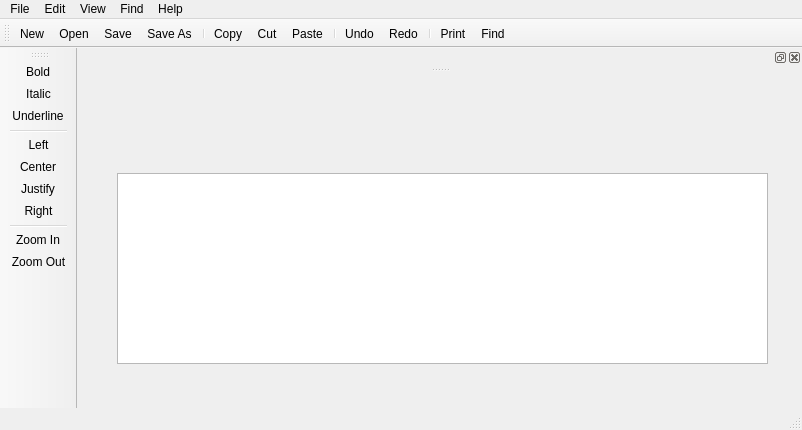
<?xml version="1.0" encoding="UTF-8"?>
<ui version="4.0">
 <class>LPad</class>
 <widget class="QMainWindow" name="LPad">
  <property name="geometry">
   <rect>
    <x>0</x>
    <y>0</y>
    <width>802</width>
    <height>430</height>
   </rect>
  </property>
  <property name="windowTitle">
   <string>LPad</string>
  </property>
  <property name="windowIcon">
   <iconset>
    <normalon>:/Icons/Images/L.ico</normalon>
   </iconset>
  </property>
  <property name="autoFillBackground">
   <bool>false</bool>
  </property>
  <widget class="QWidget" name="centralWidget">
   <widget class="QTextEdit" name="textEdit">
    <property name="geometry">
     <rect>
      <x>40</x>
      <y>100</y>
      <width>651</width>
      <height>191</height>
     </rect>
    </property>
   </widget>
  </widget>
  <widget class="QToolBar" name="mainToolBar">
   <attribute name="toolBarArea">
    <enum>TopToolBarArea</enum>
   </attribute>
   <attribute name="toolBarBreak">
    <bool>false</bool>
   </attribute>
   <addaction name="actionNew"/>
   <addaction name="actionOpen"/>
   <addaction name="actionSave"/>
   <addaction name="actionSave_As"/>
   <addaction name="separator"/>
   <addaction name="actionCopy"/>
   <addaction name="actionCut"/>
   <addaction name="actionPaste"/>
   <addaction name="separator"/>
   <addaction name="actionUndo"/>
   <addaction name="actionRedo"/>
   <addaction name="separator"/>
   <addaction name="actionPrint"/>
   <addaction name="actionFind"/>
  </widget>
  <widget class="QStatusBar" name="statusBar"/>
  <widget class="QMenuBar" name="menuBar">
   <property name="geometry">
    <rect>
     <x>0</x>
     <y>0</y>
     <width>802</width>
     <height>21</height>
    </rect>
   </property>
   <widget class="QMenu" name="menuFile">
    <property name="title">
     <string>File</string>
    </property>
    <addaction name="actionNew"/>
    <addaction name="actionOpen"/>
    <addaction name="separator"/>
    <addaction name="actionSave"/>
    <addaction name="actionSave_As"/>
    <addaction name="actionPrint"/>
    <addaction name="separator"/>
    <addaction name="actionClose"/>
    <addaction name="actionExit"/>
   </widget>
   <widget class="QMenu" name="menuEdit">
    <property name="title">
     <string>Edit</string>
    </property>
    <widget class="QMenu" name="menuFont">
     <property name="title">
      <string>Font</string>
     </property>
     <addaction name="actionColor"/>
     <addaction name="actionFont_2"/>
     <addaction name="actionBackground_Color"/>
    </widget>
    <addaction name="actionCopy"/>
    <addaction name="actionCut"/>
    <addaction name="actionPaste"/>
    <addaction name="separator"/>
    <addaction name="actionUndo"/>
    <addaction name="actionRedo"/>
    <addaction name="separator"/>
    <addaction name="menuFont"/>
   </widget>
   <widget class="QMenu" name="menuHelp">
    <property name="title">
     <string>Help</string>
    </property>
    <addaction name="actionAbout"/>
   </widget>
   <widget class="QMenu" name="menuView">
    <property name="title">
     <string>View</string>
    </property>
    <addaction name="actionZoom_In"/>
    <addaction name="actionZoom_Out"/>
   </widget>
   <widget class="QMenu" name="menuFind">
    <property name="title">
     <string>Find</string>
    </property>
    <addaction name="actionFind"/>
   </widget>
   <addaction name="menuFile"/>
   <addaction name="menuEdit"/>
   <addaction name="menuView"/>
   <addaction name="menuFind"/>
   <addaction name="menuHelp"/>
  </widget>
  <widget class="QDockWidget" name="FinddockWidget">
   <property name="cursor">
    <cursorShape>PointingHandCursor</cursorShape>
   </property>
   <property name="focusPolicy">
    <enum>Qt::TabFocus</enum>
   </property>
   <attribute name="dockWidgetArea">
    <number>4</number>
   </attribute>
   <widget class="QWidget" name="dockWidgetContents_2">
    <widget class="QWidget" name="layoutWidget">
     <property name="geometry">
      <rect>
       <x>210</x>
       <y>0</y>
       <width>279</width>
       <height>25</height>
      </rect>
     </property>
     <layout class="QHBoxLayout" name="horizontalLayout_2">
      <item>
       <widget class="QLabel" name="label">
        <property name="text">
         <string>Find Word</string>
        </property>
       </widget>
      </item>
      <item>
       <layout class="QHBoxLayout" name="horizontalLayout"/>
      </item>
      <item>
       <widget class="QLineEdit" name="findlineEdit"/>
      </item>
      <item>
       <widget class="QPushButton" name="findButton">
        <property name="text">
         <string>Find</string>
        </property>
       </widget>
      </item>
     </layout>
    </widget>
   </widget>
  </widget>
  <widget class="QToolBar" name="toolBar">
   <property name="windowTitle">
    <string>toolBar</string>
   </property>
   <attribute name="toolBarArea">
    <enum>LeftToolBarArea</enum>
   </attribute>
   <attribute name="toolBarBreak">
    <bool>false</bool>
   </attribute>
   <addaction name="actionBold"/>
   <addaction name="actionItalic"/>
   <addaction name="actionUnderline"/>
   <addaction name="separator"/>
   <addaction name="actionLeft_Align"/>
   <addaction name="actionCenter"/>
   <addaction name="actionJestify"/>
   <addaction name="actionRight_Align"/>
   <addaction name="separator"/>
   <addaction name="actionZoom_In"/>
   <addaction name="actionZoom_Out"/>
  </widget>
  <action name="actionOpen">
   <property name="icon">
    <iconset resource="resource.qrc">
     <normaloff>:/Icons/Images/Open_24x24.png</normaloff>:/Icons/Images/Open_24x24.png</iconset>
   </property>
   <property name="text">
    <string>Open</string>
   </property>
   <property name="toolTip">
    <string>Open File</string>
   </property>
   <property name="shortcut">
    <string>Ctrl+O</string>
   </property>
  </action>
  <action name="actionNew">
   <property name="icon">
    <iconset resource="resource.qrc">
     <normaloff>:/Icons/Images/New_24x24.png</normaloff>:/Icons/Images/New_24x24.png</iconset>
   </property>
   <property name="text">
    <string>New</string>
   </property>
   <property name="toolTip">
    <string>New File</string>
   </property>
   <property name="shortcut">
    <string>Ctrl+N</string>
   </property>
  </action>
  <action name="actionSave">
   <property name="icon">
    <iconset resource="resource.qrc">
     <normaloff>:/Icons/Images/Save_24x24.png</normaloff>:/Icons/Images/Save_24x24.png</iconset>
   </property>
   <property name="text">
    <string>Save</string>
   </property>
   <property name="toolTip">
    <string>Save File</string>
   </property>
   <property name="shortcut">
    <string>Ctrl+S</string>
   </property>
  </action>
  <action name="actionExit">
   <property name="icon">
    <iconset resource="resource.qrc">
     <normaloff>:/Icons/Images/Exit_24x24.png</normaloff>:/Icons/Images/Exit_24x24.png</iconset>
   </property>
   <property name="text">
    <string>Exit</string>
   </property>
  </action>
  <action name="actionCopy">
   <property name="icon">
    <iconset resource="resource.qrc">
     <normaloff>:/Icons/Images/Copy_24x24.png</normaloff>:/Icons/Images/Copy_24x24.png</iconset>
   </property>
   <property name="text">
    <string>Copy</string>
   </property>
   <property name="shortcut">
    <string>Ctrl+C</string>
   </property>
  </action>
  <action name="actionCut">
   <property name="icon">
    <iconset resource="resource.qrc">
     <normaloff>:/Icons/Images/Cut_24x24.png</normaloff>:/Icons/Images/Cut_24x24.png</iconset>
   </property>
   <property name="text">
    <string>Cut</string>
   </property>
   <property name="shortcut">
    <string>Ctrl+X</string>
   </property>
  </action>
  <action name="actionPaste">
   <property name="icon">
    <iconset resource="resource.qrc">
     <normaloff>:/Icons/Images/Paste_24x24.png</normaloff>:/Icons/Images/Paste_24x24.png</iconset>
   </property>
   <property name="text">
    <string>Paste</string>
   </property>
   <property name="shortcut">
    <string>Ctrl+V</string>
   </property>
  </action>
  <action name="actionUndo">
   <property name="icon">
    <iconset resource="resource.qrc">
     <normaloff>:/Icons/Images/Undo_24x24.png</normaloff>:/Icons/Images/Undo_24x24.png</iconset>
   </property>
   <property name="text">
    <string>Undo</string>
   </property>
   <property name="shortcut">
    <string>Ctrl+Z</string>
   </property>
  </action>
  <action name="actionRedo">
   <property name="icon">
    <iconset resource="resource.qrc">
     <normaloff>:/Icons/Images/Redo_24x24.png</normaloff>:/Icons/Images/Redo_24x24.png</iconset>
   </property>
   <property name="text">
    <string>Redo</string>
   </property>
   <property name="shortcut">
    <string>Ctrl+Y</string>
   </property>
  </action>
  <action name="actionSave_As">
   <property name="icon">
    <iconset resource="resource.qrc">
     <normaloff>:/Icons/Images/saveas1.png</normaloff>:/Icons/Images/saveas1.png</iconset>
   </property>
   <property name="text">
    <string>Save As</string>
   </property>
   <property name="shortcut">
    <string>Ctrl+Shift+S</string>
   </property>
  </action>
  <action name="actionPrint">
   <property name="icon">
    <iconset resource="resource.qrc">
     <normaloff>:/Icons/Images/Print_24x24.png</normaloff>:/Icons/Images/Print_24x24.png</iconset>
   </property>
   <property name="text">
    <string>Print</string>
   </property>
   <property name="toolTip">
    <string>Print Document</string>
   </property>
   <property name="shortcut">
    <string>Ctrl+P</string>
   </property>
  </action>
  <action name="actionClose">
   <property name="text">
    <string>Close</string>
   </property>
   <property name="shortcut">
    <string>Ctrl+W</string>
   </property>
  </action>
  <action name="actionFind_Word">
   <property name="icon">
    <iconset resource="resource.qrc">
     <normaloff>:/Icons/Images/Find_24x24.png</normaloff>:/Icons/Images/Find_24x24.png</iconset>
   </property>
   <property name="text">
    <string>Find Word</string>
   </property>
   <property name="shortcut">
    <string>Ctrl+F</string>
   </property>
  </action>
  <action name="actionAbout">
   <property name="text">
    <string>About</string>
   </property>
   <property name="shortcut">
    <string>F1</string>
   </property>
  </action>
  <action name="actionZoom_In">
   <property name="icon">
    <iconset resource="resource.qrc">
     <normaloff>:/Icons/Images/Zoom In_24x24.png</normaloff>:/Icons/Images/Zoom In_24x24.png</iconset>
   </property>
   <property name="text">
    <string>Zoom In</string>
   </property>
   <property name="shortcut">
    <string>Ctrl++</string>
   </property>
  </action>
  <action name="actionZoom_Out">
   <property name="icon">
    <iconset resource="resource.qrc">
     <normaloff>:/Icons/Images/Zoom Out_24x24.png</normaloff>:/Icons/Images/Zoom Out_24x24.png</iconset>
   </property>
   <property name="text">
    <string>Zoom Out</string>
   </property>
   <property name="shortcut">
    <string>Ctrl+-</string>
   </property>
  </action>
  <action name="actionFind">
   <property name="icon">
    <iconset resource="resource.qrc">
     <normaloff>:/Icons/Images/Find_24x24.png</normaloff>:/Icons/Images/Find_24x24.png</iconset>
   </property>
   <property name="text">
    <string>Find</string>
   </property>
   <property name="shortcut">
    <string>Ctrl+F</string>
   </property>
  </action>
  <action name="actionLeft_Align">
   <property name="icon">
    <iconset resource="resource.qrc">
     <normaloff>:/Icons/Images/leftalign.png</normaloff>:/Icons/Images/leftalign.png</iconset>
   </property>
   <property name="text">
    <string>Left</string>
   </property>
   <property name="toolTip">
    <string>Left  Align</string>
   </property>
   <property name="shortcut">
    <string>Ctrl+L</string>
   </property>
  </action>
  <action name="actionRight_Align">
   <property name="icon">
    <iconset resource="resource.qrc">
     <normaloff>:/Icons/Images/rightalign.png</normaloff>:/Icons/Images/rightalign.png</iconset>
   </property>
   <property name="text">
    <string>Right</string>
   </property>
   <property name="toolTip">
    <string>Right Align</string>
   </property>
   <property name="shortcut">
    <string>Ctrl+R</string>
   </property>
  </action>
  <action name="actionCenter">
   <property name="icon">
    <iconset resource="resource.qrc">
     <normaloff>:/Icons/Images/centeralign.png</normaloff>:/Icons/Images/centeralign.png</iconset>
   </property>
   <property name="text">
    <string>Center</string>
   </property>
   <property name="toolTip">
    <string>Center Align</string>
   </property>
   <property name="shortcut">
    <string>Ctrl+E</string>
   </property>
  </action>
  <action name="actionJestify">
   <property name="icon">
    <iconset resource="resource.qrc">
     <normaloff>:/Icons/Images/justify.png</normaloff>:/Icons/Images/justify.png</iconset>
   </property>
   <property name="text">
    <string>Justify</string>
   </property>
   <property name="toolTip">
    <string>Text Jestify</string>
   </property>
   <property name="shortcut">
    <string>Ctrl+J</string>
   </property>
  </action>
  <action name="actionColor">
   <property name="text">
    <string>Font Color</string>
   </property>
  </action>
  <action name="actionFont_2">
   <property name="text">
    <string>Font Format</string>
   </property>
  </action>
  <action name="actionBold">
   <property name="icon">
    <iconset resource="resource.qrc">
     <normaloff>:/Icons/Images/Bold.png</normaloff>:/Icons/Images/Bold.png</iconset>
   </property>
   <property name="text">
    <string>Bold</string>
   </property>
   <property name="toolTip">
    <string>Text Bold</string>
   </property>
   <property name="shortcut">
    <string>Ctrl+B</string>
   </property>
  </action>
  <action name="actionUnderline">
   <property name="icon">
    <iconset resource="resource.qrc">
     <normaloff>:/Icons/Images/underline.png</normaloff>:/Icons/Images/underline.png</iconset>
   </property>
   <property name="text">
    <string>Underline</string>
   </property>
   <property name="toolTip">
    <string>font underline</string>
   </property>
   <property name="shortcut">
    <string>Ctrl+U</string>
   </property>
  </action>
  <action name="actionItalic">
   <property name="icon">
    <iconset resource="resource.qrc">
     <normaloff>:/Icons/Images/Italic.png</normaloff>:/Icons/Images/Italic.png</iconset>
   </property>
   <property name="text">
    <string>Italic</string>
   </property>
   <property name="toolTip">
    <string>font Italic</string>
   </property>
   <property name="shortcut">
    <string>Ctrl+I</string>
   </property>
  </action>
  <action name="actionBackground_Color">
   <property name="text">
    <string>Background Color</string>
   </property>
  </action>
 </widget>
 <layoutdefault spacing="6" margin="11"/>
 <resources>
  <include location="resource.qrc"/>
 </resources>
 <connections/>
</ui>
